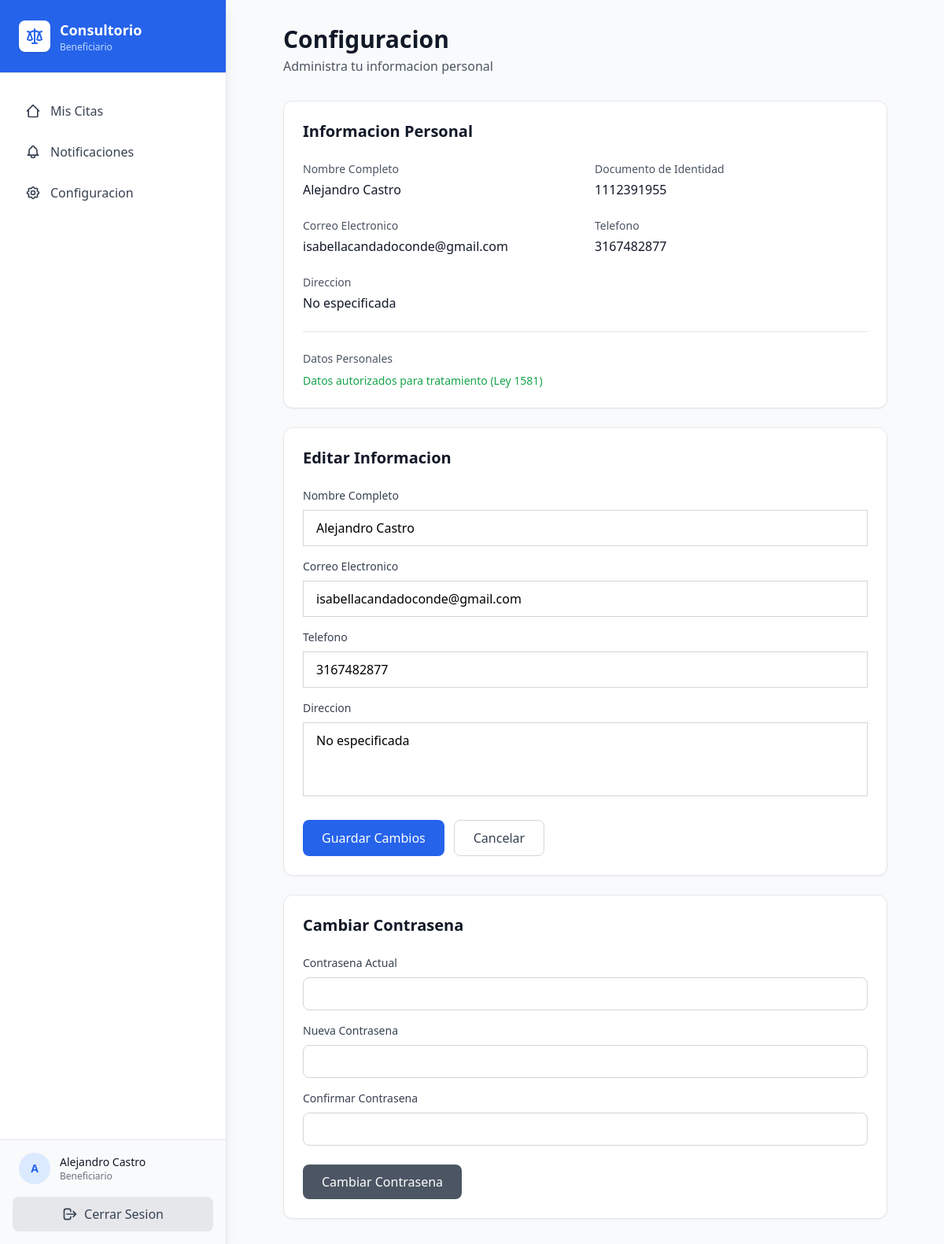
Screenshot of /beneficiario/perfil/ (signed in) with the database file from the repository.
### consultorio/models.py (models this page shows, shortened)
class Beneficiary(models.Model):
    id = models.UUIDField(primary_key=True, default=uuid.uuid4, editable=False)
    name = models.CharField(max_length=200, verbose_name="Nombre Completo")
    document = models.CharField(max_length=20, unique=True, verbose_name="Documento de Identidad")
    address = models.TextField(verbose_name="Direccion")
    phone = models.CharField(max_length=20, verbose_name="Telefono")
    email = models.EmailField(verbose_name="Correo Electronico")
    is_authorized = models.BooleanField(default=False, verbose_name="Autoriza Tratamiento de Datos")
    registration_date = models.DateTimeField(auto_now_add=True, verbose_name="Fecha de Registro")
    password = models.CharField(max_length=128, blank=True, null=True, verbose_name="Contrasena")
    class Meta:
        verbose_name = "Beneficiario"
        verbose_name_plural = "Beneficiarios"

### consultorio/views.py (the view)
# urls.py: path('beneficiario/perfil/', BeneficiaryProfileView.as_view(), name='beneficiary-profile'),
class BeneficiaryProfileView(View):
    template_name = 'beneficiary/profile.html'
    def dispatch(self, request, *args, **kwargs):
        if not request.session.get('beneficiary_id'):
            return redirect('unified-login')          # ← era 'login'
        return super().dispatch(request, *args, **kwargs)
    def get(self, request):
        beneficiary_id = request.session.get('beneficiary_id')
        try:
            beneficiary = Beneficiary.objects.get(id=beneficiary_id)
        except Beneficiary.DoesNotExist:
            return redirect('unified-login')
        form = BeneficiaryProfileForm(instance=beneficiary)
        return render(request, self.template_name, {
            'beneficiary': beneficiary,
            'form': form,
        })

### consultorio/forms.py
class BeneficiaryProfileForm(forms.ModelForm):
    class Meta:
        model = Beneficiary
        fields = ['name', 'phone', 'email', 'address']
        widgets = {
            'name': forms.TextInput(attrs={'class': COMMON_INPUT_CLASS}),
            'phone': forms.TextInput(attrs={'class': COMMON_INPUT_CLASS}),
            'email': forms.EmailInput(attrs={'class': COMMON_INPUT_CLASS}),
            'address': forms.Textarea(attrs={'class': COMMON_TEXTAREA_CLASS, 'rows': 3}),
        }

### consultorio/templates/beneficiary/profile.html (shortened to what this page needs)
{% extends 'beneficiary/base_beneficiary.html' %}
{% block content %}
<div class="max-w-3xl mx-auto">
    <div class="mb-8">
        <h1 class="text-3xl font-bold text-gray-900">Configuracion</h1>
        <p class="text-gray-600 mt-1">Administra tu informacion personal</p>
    </div>
    <div class="bg-white rounded-xl shadow-sm border border-gray-200 p-6 mb-6">
        <h2 class="text-xl font-semibold text-gray-900 mb-6">Informacion Personal</h2>
        <div class="grid grid-cols-2 gap-6 mb-6">
            <div>
                <p class="text-sm text-gray-600 font-medium mb-1">Nombre Completo</p>
                <p class="text-gray-900">{{ beneficiary.name }}</p>
            </div>
            <div>
                <p class="text-sm text-gray-600 font-medium mb-1">Documento de Identidad</p>
                <p class="text-gray-900">{{ beneficiary.document }}</p>
            </div>
            <div>
                <p class="text-sm text-gray-600 font-medium mb-1">Correo Electronico</p>
                <p class="text-gray-900">{{ beneficiary.email }}</p>
            </div>
            <div>
                <p class="text-sm text-gray-600 font-medium mb-1">Telefono</p>
                <p class="text-gray-900">{{ beneficiary.phone }}</p>
            </div>
            <div class="col-span-2">
                <p class="text-sm text-gray-600 font-medium mb-1">Direccion</p>
                <p class="text-gray-900">{{ beneficiary.address }}</p>
            </div>
        </div>
        <div class="border-t border-gray-200 pt-6">
            <p class="text-sm text-gray-600 font-medium mb-2">Datos Personales</p>
            {% if beneficiary.is_authorized %}
                <p class="text-green-600 text-sm font-medium">Datos autorizados para tratamiento (Ley 1581)</p>
            {% else %}
                <p class="text-yellow-600 text-sm font-medium">Datos no autorizados para tratamiento</p>
            {% endif %}
        </div>
    </div>
    <form method="post" action="{% url 'beneficiary-profile-update' %}" class="bg-white rounded-xl shadow-sm border border-gray-200 p-6 mb-6">
        <h2 class="text-xl font-semibold text-gray-900 mb-6">Editar Informacion</h2>
        <div class="space-y-4">
            <div>
                <label for="id_name" class="block text-sm font-medium text-gray-700 mb-2">
                    Nombre Completo
                </label>
                {{ form.name }}
            </div>
            <div>
                <label for="id_email" class="block text-sm font-medium text-gray-700 mb-2">
                    Correo Electronico
                </label>
                {{ form.email }}
            </div>
            <div>
                <label for="id_phone" class="block text-sm font-medium text-gray-700 mb-2">
                    Telefono
                </label>
                {{ form.phone }}
            </div>
            <div>
                <label for="id_address" class="block text-sm font-medium text-gray-700 mb-2">
                    Direccion
                </label>
                {{ form.address }}
            </div>
        </div>
        <div class="mt-6 flex gap-3">
            <button type="submit" class="px-6 py-2.5 bg-blue-600 text-white rounded-lg hover:bg-blue-700 font-medium transition-colors">
                Guardar Cambios
            </button>
            <a href="{% url 'beneficiary-home' %}" class="px-6 py-2.5 border border-gray-300 text-gray-700 rounded-lg hover:bg-gray-50 font-medium transition-colors">
                Cancelar
            </a>
        </div>
    </form>
    <div class="bg-white rounded-xl shadow-sm border border-gray-200 p-6">
        <h2 class="text-xl font-semibold text-gray-900 mb-6">Cambiar Contrasena</h2>
        <form method="post" action="{% url 'beneficiary-profile-password' %}">
            <div class="space-y-4">
                <div>
                    <label for="current_password" class="block text-sm font-medium text-gray-700 mb-2">
                        Contrasena Actual
                    </label>
                    <input type="password" name="current_password" id="current_password" required
                           class="w-full px-4 py-2 border border-gray-300 rounded-lg focus:ring-2 focus:ring-blue-500 focus:border-blue-500">
                </div>
                <div>
                    <label for="new_password" class="block text-sm font-medium text-gray-700 mb-2">
                        Nueva Contrasena
                    </label>
                    <input type="password" name="new_password" id="new_password" required minlength="6"
                           class="w-full px-4 py-2 border border-gray-300 rounded-lg focus:ring-2 focus:ring-blue-500 focus:border-blue-500">
                </div>
                <div>
                    <label for="confirm_password" class="block text-sm font-medium text-gray-700 mb-2">
                        Confirmar Contrasena
                    </label>
                    <input type="password" name="confirm_password" id="confirm_password" required
                           class="w-full px-4 py-2 border border-gray-300 rounded-lg focus:ring-2 focus:ring-blue-500 focus:border-blue-500">
                </div>
            </div>
            <div class="mt-6">
                <button type="submit" class="px-6 py-2.5 bg-gray-600 text-white rounded-lg hover:bg-gray-700 font-medium transition-colors">
                    Cambiar Contrasena
                </button>
            </div>
        </form>
    </div>
</div>
{% endblock %}

### consultorio/templates/beneficiary/base_beneficiary.html (shortened to what this page needs)
<!DOCTYPE html>
<html lang="es">
<head>
    <script src="https://cdn.tailwindcss.com"></script>
</head>
<body class="bg-gray-50 min-h-screen flex overflow-hidden">
    <aside id="sidebar" class="fixed inset-y-0 left-0 z-50 w-72 bg-white border-r border-gray-200 shadow-lg h-screen transition-transform duration-300 ease-in-out transform -translate-x-full lg:translate-x-0 lg:relative lg:inset-auto flex flex-col">
        <div class="px-6 py-6 border-b border-gray-200 flex justify-between items-center shrink-0 bg-primary-600">
            <div class="flex items-center gap-3">
                <div class="w-10 h-10 bg-white rounded-lg flex items-center justify-center shadow">
                </div>
                <div>
                    <h2 class="text-lg font-bold text-white">Consultorio</h2>
                    <p class="text-xs text-primary-200">Beneficiario</p>
                </div>
            </div>
        </div>
        <nav class="flex-1 flex flex-col px-4 py-6 space-y-1 overflow-y-auto">
            <a href="{% url 'beneficiary-home' %}" class="flex items-center gap-3 px-4 py-3 rounded-lg text-gray-700 hover:bg-primary-50 hover:text-primary-600 transition-colors">
                <svg class="w-5 h-5" fill="none" stroke="currentColor" viewBox="0 0 24 24">
                    <path stroke-linecap="round" stroke-linejoin="round" stroke-width="2" d="M3 12l2-2m0 0l7-7 7 7M5 10v10a1 1 0 001 1h3m10-11l2 2m-2-2v10a1 1 0 01-1 1h-3m-6 0h6"></path>
                </svg>
                <span>Mis Citas</span>
            </a>
            <a href="{% url 'beneficiary-notifications' %}" class="flex items-center gap-3 px-4 py-3 rounded-lg text-gray-700 hover:bg-primary-50 hover:text-primary-600 transition-colors">
                <span>Notificaciones</span>
            </a>
            <a href="{% url 'beneficiary-profile' %}" class="flex items-center gap-3 px-4 py-3 rounded-lg text-gray-700 hover:bg-primary-50 hover:text-primary-600 transition-colors">
                <span>Configuracion</span>
            </a>
        </nav>
        <div class="p-4 border-t border-gray-200 shrink-0 bg-gray-50">
            <div class="flex items-center gap-3 mb-4 px-2">
                <div class="w-10 h-10 rounded-full bg-primary-100 flex items-center justify-center text-sm font-bold text-primary-600">
                    {{ request.session.beneficiary_name|default:'B'|make_list|first|upper }}
                </div>
                <div class="flex-1 min-w-0">
                    <p class="text-sm font-medium text-gray-900 truncate">{{ request.session.beneficiary_name|default:'Beneficiario' }}</p>
                    <p class="text-xs text-gray-500">Beneficiario</p>
                </div>
            </div>
            <form method="post" action="{% url 'beneficiary-logout' %}">
                <button type="submit" class="w-full flex items-center justify-center gap-2 bg-gray-200 hover:bg-red-500 text-gray-700 hover:text-white py-2.5 rounded-lg transition-colors font-medium">
                    <svg class="w-5 h-5" fill="none" stroke="currentColor" viewBox="0 0 24 24">
                        <path stroke-linecap="round" stroke-linejoin="round" stroke-width="2" d="M17 16l4-4m0 0l-4-4m4 4H7m6 4v1a3 3 0 01-3 3H6a3 3 0 01-3-3V7a3 3 0 013-3h4a3 3 0 013 3v1"></path>
                    </svg>
                    <span>Cerrar Sesion</span>
                </button>
            </form>
        </div>
    </aside>
    <div class="flex-1 flex flex-col h-screen overflow-hidden">
        <main class="flex-1 overflow-y-auto p-4 lg:p-8">
            {% block content %}{% endblock %}
        </main>
    </div>
</body>
</html>

### rows the page displays
Beneficiary: session.beneficiary_name "Alejandro Castro", name "Alejandro Castro", document "1112391955", email "isabellacandadoconde@gmail.com", phone "3167482877", address "No especificada"

### other values shown
{{ request.session.beneficiary_name|default:'B'|make_list|first|upper }} "A"
